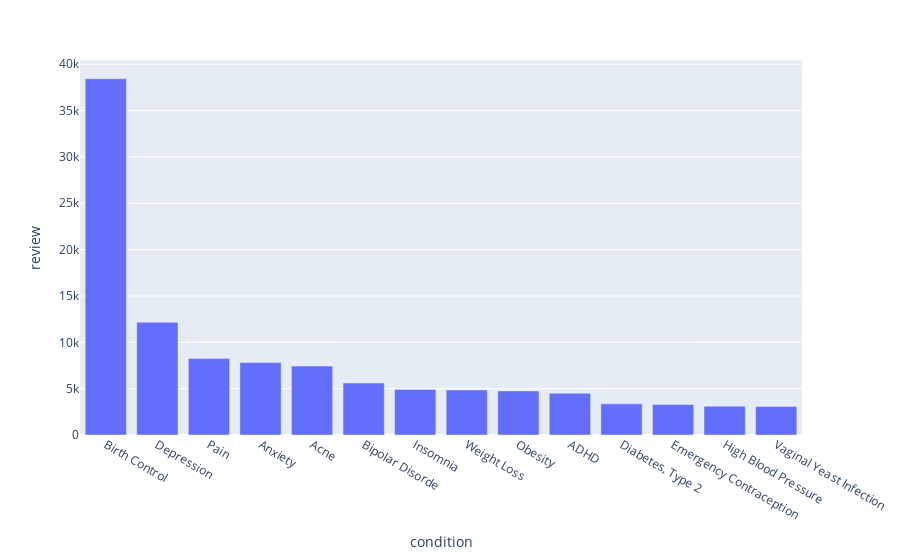

The notebook cell saved with this chart:
### Code cell
px.bar(count_df[count_df['review']>3000],x='condition',y='review')

### Figure 1 — Plotly figure (JSON) as saved in the notebook; plotly's stock layout.template omitted (floating-point values rounded to 4 significant figures)
{"data": [{"alignmentgroup": "True", "hoverlabel": {"namelength": 0}, "hovertemplate": "condition=%{x}<br>review=%{y}", "legendgroup": "", "marker": {"color": "#636efa"}, "name": "", "offsetgroup": "", "orientation": "v", "showlegend": false, "textposition": "auto", "type": "bar", "x": ["Birth Control", "Depression", "Pain", "Anxiety", "Acne", "Bipolar Disorde", "Insomnia", "Weight Loss", "Obesity", "ADHD", "Diabetes, Type 2", "Emergency Contraception", "High Blood Pressure", "Vaginal Yeast Infection"], "xaxis": "x", "y": [38436, 12164, 8245, 7812, 7435, 5604, 4904, 4857, 4757, 4509, 3362, 3290, 3104, 3085], "yaxis": "y"}], "layout": {"barmode": "relative", "legend": {"tracegroupgap": 0}, "margin": {"t": 60}, "xaxis": {"anchor": "y", "domain": [0, 1], "title": {"text": "condition"}}, "yaxis": {"anchor": "x", "domain": [0, 1], "title": {"text": "review"}}}}
